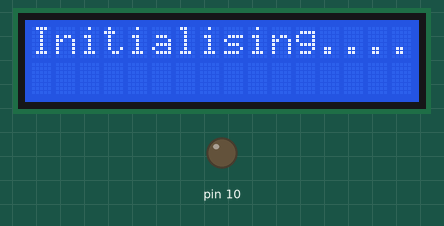
The sketch below on a simulated Arduino Uno, built with avr-gcc and run on an emulated ATmega328P. On the bench: 16×2 character LCD, output pins drawn as LEDs (lit = HIGH).

Above: at 0.1 s.
At 2.2 s:
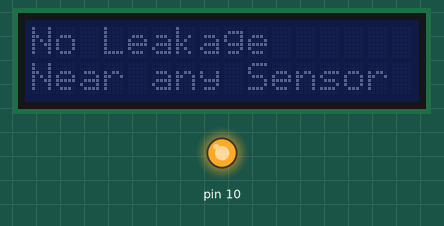

The sketch:

Receiver.ino
```cpp
#include <SPI.h>
#include <mcp2515.h>
#include <SoftwareSerial.h>
#include <LiquidCrystal_I2C.h>

LiquidCrystal_I2C lcd(0x27, 16, 2);  // I2C address 0x27, 16 column and 2 rows

struct can_frame canMsg;  // decalre struct data type for storing the CAN message
MCP2515 mcp2515(10);      // set PIN for SPI CS

SoftwareSerial mySerial(3, 2);  // set pins for communication with GSM Module

void setup() {

  Serial.begin(9600);  // initialize serial console for reading or writing on PC and setting its baud rate

  lcd.init();                     // initialize the lcd
  lcd.backlight();                // use to turn on and turn off LCD back light
  lcd.setCursor(0, 0);            // set cursor on lcd (column, row)
  lcd.print("Initialising....");  // print on lcd screen
  delay(2000);                    // stops running for value mentioned (milli seconds)
  lcd.clear();  // clear the LCD Screen


  SPI.begin();                                // initialize SPI bus (Intiate SPI COmmunication)
  mcp2515.reset();                            // reset MCP2515
  mcp2515.setBitrate(CAN_500KBPS, MCP_8MHZ);  // set MCP2515 speed to 500kbps and clock frequency to 8MHz
  mcp2515.setNormalMode();                    // set MCP2515 to normal mode

  mySerial.begin(9600);  // set the baud rate of GSM Module
}


void loop() {

  if (mcp2515.readMessage(&canMsg) == MCP2515::ERROR_OK) {      // receive data from CAN bus

    if (canMsg.can_id == 0xAA) {    // read data received from CAN bus (or transmitter) with address 0xAA

      int x = canMsg.data[0] * 5;     // read data from CAN message and storing it to x

      int y = 1;  //store room or flat number (actual address where respective transmitter is placed)

      String Ph = "+917303341730";   // store 1st phone number to string Ph
      String Ph2 = "+918510009486";  // store 2nd phone number to string Ph2

      alert(Ph, Ph2, x, y);   //call alert function for alerting on LCD, PC serial monitor (if connected) and SMS
    }


    if (canMsg.can_id == 0xAB) {   // to read data received from CAN bus (or transmitter) with address 0xAB

      int x = canMsg.data[0] * 5;

      int y = 2;

      String Ph = "+917569987098";   // store 1st phone number to string Ph
      String Ph2 = "+919849922663";  // store 2nd phone number to string Ph2

      alert(Ph, Ph2, x, y);   //call alert function for alerting on LCD, PC serial monitor (if connected) and SMS
    }
  }

  lcd.noBacklight();  // turn LCD back light off
  lcd.setCursor(0, 0);
  lcd.print("No Leakage");
  lcd.setCursor(0, 1);
  lcd.print("Near any Sensor");
  delay(10);
}

void alert(String Ph, String Ph2, int x, int y){      //define alert function for alerting on LCD, PC serial monitor (if connected) and SMS

  alertDisp(x, y);    // call function for alert display on LCD and PC serial monitor
  delay(500);

  SendSMS(Ph, x, y, 1);         // call function to send alert SMS to 1st phone number
  delay(1000);
  SendSMS(Ph2, x, y, 2);        // call function to send alert SMS to 2nd phone number
}


void SendSMS(String Ph, int x, int y, int z) {       // define function for sending SMS using GSM Module

  SMSstatDisp(z);   // call function to display SMS sending status

  String ATnum = "AT+CMGS=\"" + Ph + "\"";  // define string with AT command to send SMS along with phone number

  mySerial.println("AT+CMGF=1\r");  // set the GSM Module in Text Mode
  delay(500);

  mySerial.println(ATnum);                     // send SMS (using string with AT command and phone number fed earlier)
  delay(500);
  mySerial.print("Detected leakage at Room");  // SMS Text
  mySerial.println(y);                         // SMS Text
  mySerial.print("Gas Value");                 // SMS Text
  mySerial.println(x);                         // SMS Text

  alertDisp(x, y);

  mySerial.println((char)26);  // ASCII code of CTRL+Z
  delay(3500);

  SMSsentDisp(z);    //  call function to display SMS sent status
}


void alertDisp(int x, int y){      //  define function for displaying alert, gas value on LCD and PC serial monitor

  Serial.print("Detected leakage at Room ");       //
  Serial.println(y);                               // display alert message on PC screen

  Serial.print("GAS_VAL : ");    //
  Serial.println(x);             // display gas value on PC screen

  lcd.clear();  // clear the LCD Screen
  lcd.backlight();                  //
  lcd.setCursor(0, 0);              //
  lcd.print("Leakage Detected");    //
  lcd.setCursor(0, 1);              //
  lcd.print("At R");                //
  lcd.setCursor(4, 1);              //
  lcd.print(y);                     // display alert message on LCD
  lcd.setCursor(5, 1);              //
  lcd.print(", Val: ");             //
  lcd.setCursor(12, 1);             //
  lcd.print(x);                     // display gas value on LCD
  delay(100);
}


void SMSstatDisp(int z){        //define function to display SMS sending status

  lcd.clear();
  lcd.setCursor(0, 0);
  lcd.print("Sending Alert");
  lcd.setCursor(0, 1);
  lcd.print("SMS ");
  lcd.setCursor(4, 1);
  lcd.print(z);
  lcd.setCursor(5, 1);
  lcd.print(".....");

  Serial.print("Sending Alert SMS ");
  Serial.println(z);
}


void SMSsentDisp(int z){        //define function to display SMS sent status

  lcd.clear();
  lcd.setCursor(0, 0);
  lcd.print("Alert SMS ");
  lcd.setCursor(10, 0);
  lcd.print(z);
  lcd.setCursor(0, 1);
  lcd.print("Sent.....");

  Serial.print("Alert SMS ");
  Serial.print(z);
  Serial.println(" sent...");

  delay(1000);
}
```
